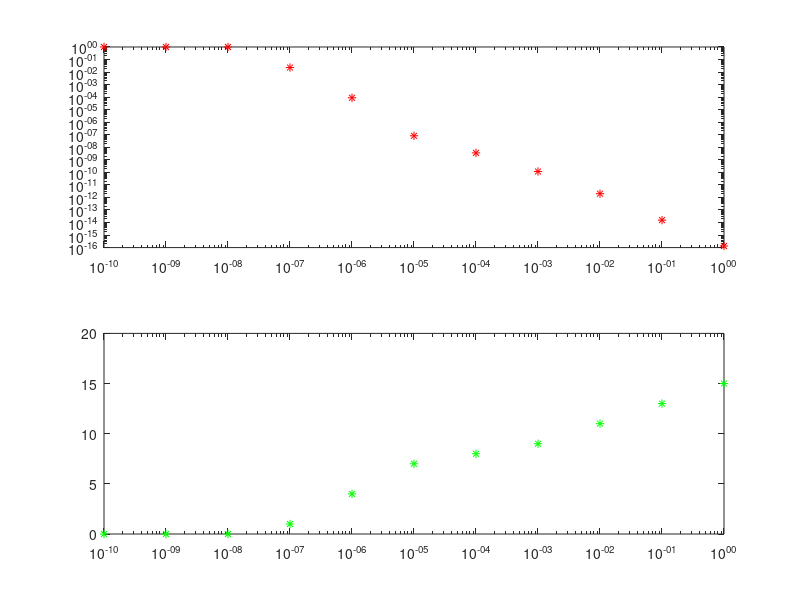

The MATLAB script that drew this image:
clear 
clc
%x=-5:0.5:5; 
%y=x.^2; 
%plot(x, y, 'b:s');
%x1=linspace(0,2*pi,100);
%x2 = 0:0.01:2*pi;
%y1=sin(x2);
%plot(y1,'r');
%x=0:0.1:10;
%subplot(2,2,1), plot(x,cos(x),'r')
%title('Cosine');
%subplot(2,2,2), plot(x,sin(x),'s')
%title('Sine'); 
%x=0:0.1:10;
%plot(x,sin(x),'r',x,cos(x),'g')
%x=0:0.1:10;
%plot(x,sin(x),'r')
%hold on 
%plot(x,cos(x),'g')
%hold off
%x=0:0.1:50;
%f=exp(-x);
%plot(x,f)
%semilogy(x,f)
%var1=5, var2=pi, var3=1.2e-7;
%fprintf('texto1 %4d texto2 %16.15f texto3 %e \n', var1,var2,var3, var1*2)
%a=1;
%fprintf('ENT %4d FLOAT %16.15f CIENT %e \n', a,a,a)
%a=[1 2 3; 4 5 6; 7 8 9]
%fprintf('Primer parametro %d segundo parametro %d tercer parametro %d \n',a);
%x=1./(2.^(0:1:10))
%s = sum(x)
%[r,s] = test(1)
%Buscamos esto: xn+1=cos(xn)

%x = zeros(51,1)
%for k=1:50,
%    x(k+1)=cos(x(k));
%end
%plot(x,'.')
%x(end)
%A = rand(5,7)
%for k=1:5,
%    for j=1:7,
%        if A(k,j)<=0.4,
%            A(k,j)=0.2;
%        else
%            A(k,j)=0.7;
%        end
%    end
%end
%A

n= 0:10;
x = 10.^-n;
f = sqrt(1+x.^2)-1;
g = x.^2./(sqrt(1+x.^2)+1);
eabs= abs(f-g);
erel = eabs./abs(g);
subplot(2,1,1); loglog(x,erel,'*r')
ncif=floor(-log10(erel));
subplot(2,1,2); semilogx(x,ncif,'*g')

%{
n = 1 : 16;
x = 10.^-n;
vex = log1p(x);
vaprox=log(1+x);
eabs = abs(vex-vaprox);
erel = eabs./abs(vex);
ncif = floor(-log10(erel));
%semilogx(x,ncif,'*r')
suma = 0;
a = 10^-8;
for i = 1:100
    suma = suma + ((((-1)^(i+1))*a^i)/i);
end
fprintf('suma(a) = %.10e \nlog1p(a) = %.10e \nlog(1+a) = %.10e \n', suma, vex(8), vaprox(8))
%}
